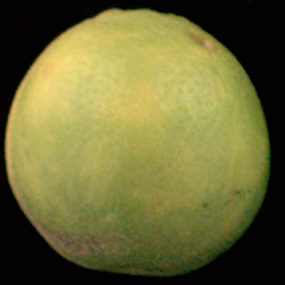
#> input picture AutomatedFruitGradingAndSorting/imageProc/Other Images/Sweetlimes_images/1.bmp, 285 x 285 px
$ python testpy.py
#> lines starting #> are read from the running program, lines starting #| are printed output that depends on the picture; after the words box and inside, x2 and y2 are one past the last pixel; in counts of white or black regions, pixels touching at a corner belong together
# coding: utf-8
import numpy as np
import matplotlib.pyplot as plt
import cv2
filename=input("Please Enter the filename : ")
#> the answer given: 1.bmp
image = cv2.imread(filename)
#> image is the input picture: shape (285, 285, 3); mean B, G, R 54.7, 106.4, 109.4
image_bw = cv2.cvtColor(image, cv2.COLOR_BGR2GRAY)
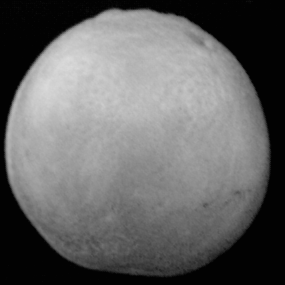
#> image_bw: shape (285, 285); min 2, max 219, mean 101.5
img = cv2.Canny(image_bw,100,200)
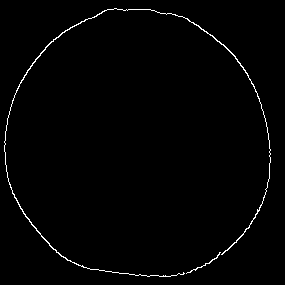
#> img: shape (285, 285); 1.2% white in thin lines or dots, all inside (x1, y1, x2, y2) = (4, 8, 271, 277)
a=[[],[]]
for i in range(0,len(img)):
    for j in range(0,len(img[i])):
        if(img[i][j]>150):
            a[0].append(i)
            a[1].append(j)

a=np.transpose(a)
a = np.array(a)
center,rad=cv2.minEnclosingCircle(a)
center = tuple(np.roll(center,1))
print(center,'\n',rad)
fig,ax=plt.subplots(1,1)
ax.imshow(image_bw)
circ=plt.Circle(center,rad,fill=False)
ax.add_patch(circ)
plt.show()
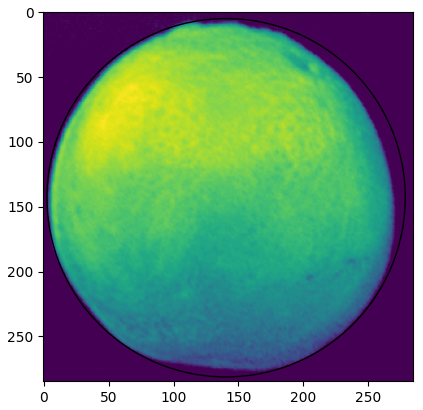
#> figure drawn by matplotlib, 1 panel

$ run again, on AutomatedFruitGradingAndSorting/imageProc/Other Images/Sweetlimes_images/100.bmp
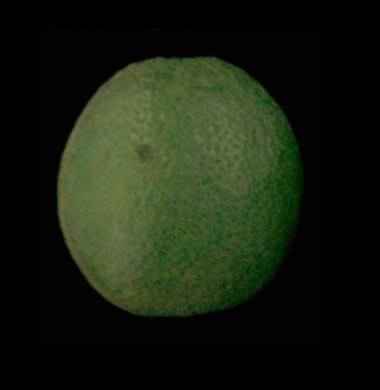
#> input picture AutomatedFruitGradingAndSorting/imageProc/Other Images/Sweetlimes_images/100.bmp, 380 x 390 px
#> image is the input picture: shape (390, 380, 3); mean B, G, R 16, 31.3, 24.1
#> `img = cv2.Canny(image_bw,100,200)`:
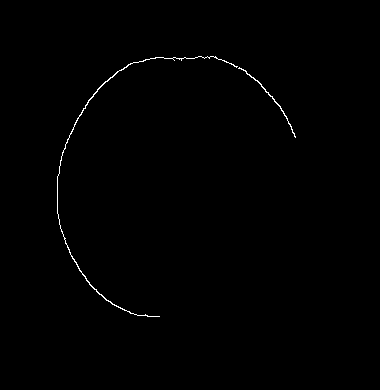
#> img: shape (390, 380); 0.44% white in thin lines or dots, all inside (x1, y1, x2, y2) = (57, 56, 296, 317)
#> `plt.show()`:
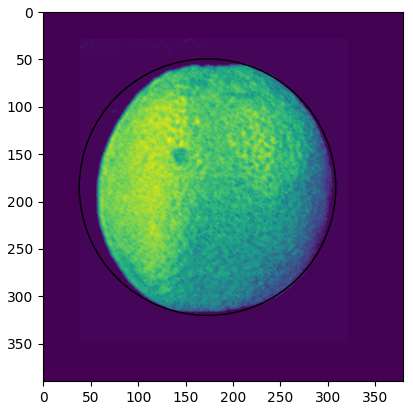
#> figure drawn by matplotlib, 1 panel

$ run again, on AutomatedFruitGradingAndSorting/imageProc/Other Images/Sweetlimes_images/101.bmp
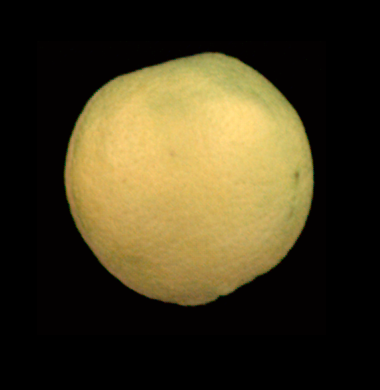
#> input picture AutomatedFruitGradingAndSorting/imageProc/Other Images/Sweetlimes_images/101.bmp, 380 x 390 px
#> image is the input picture: shape (390, 380, 3); mean B, G, R 30.2, 56.4, 65.8
#> `img = cv2.Canny(image_bw,100,200)`:
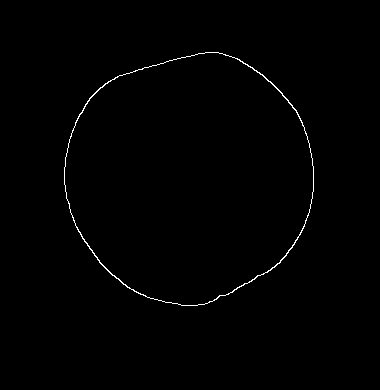
#> img: shape (390, 380); 0.62% white in thin lines or dots, all inside (x1, y1, x2, y2) = (64, 52, 314, 306)
#> `plt.show()`:
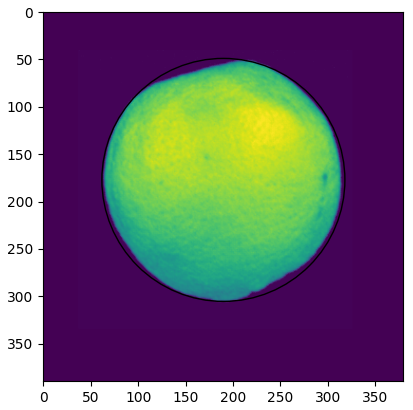
#> figure drawn by matplotlib, 1 panel

$ run again, on AutomatedFruitGradingAndSorting/imageProc/Other Images/Sweetlimes_images/102.bmp
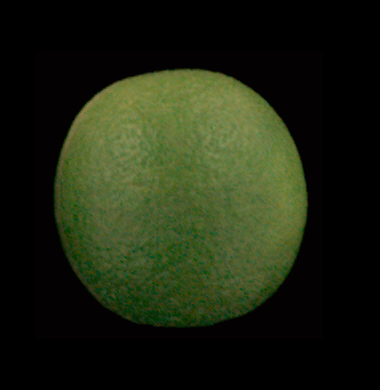
#> input picture AutomatedFruitGradingAndSorting/imageProc/Other Images/Sweetlimes_images/102.bmp, 380 x 390 px
#> image is the input picture: shape (390, 380, 3); mean B, G, R 17.1, 36.1, 29.5
#> `img = cv2.Canny(image_bw,100,200)`:
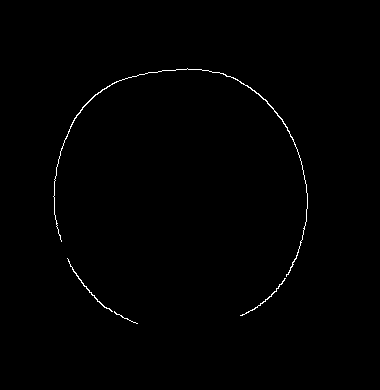
#> img: shape (390, 380); 0.55% white in thin lines or dots, all inside (x1, y1, x2, y2) = (53, 68, 308, 324)
#> `plt.show()`:
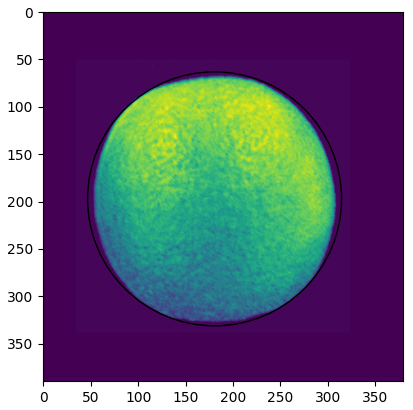
#> figure drawn by matplotlib, 1 panel
